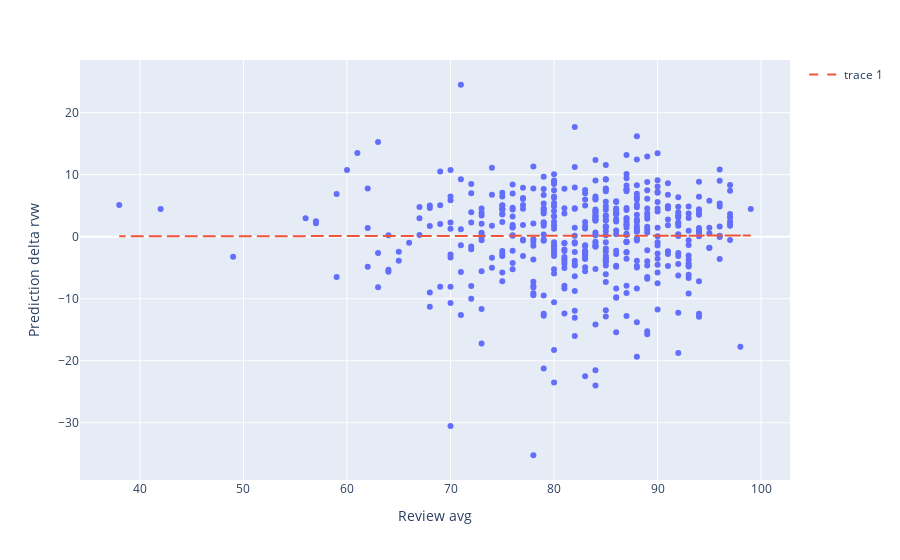

Notebook cell for this chart:
### Code cell
# scatter plot of spread of predictions by review rating
scores_comp['Prediction delta rvw'] = scores_comp['Actual Rating'] - scores_comp['Predicted Rating']
fig = px.scatter(scores_comp, x="Review avg", y="Prediction delta rvw", hover_name= 'Game')
#find line of best fit
lobf1 = np.polyfit(scores_comp["Review avg"], scores_comp["Prediction delta rvw"], 1)
best_fit_points1 = (np.poly1d(lobf1)(scores_comp["Review avg"]))
#plot line of best fit
fig.add_trace(go.Scatter(x=scores_comp["Review avg"], y=best_fit_points1, line = dict(dash = 'dash')))

### Figure 1 — Plotly figure (JSON) as saved in the notebook; plotly's stock layout.template omitted (floating-point values rounded to 4 significant figures; data arrays with more than 128 entries replaced by an {"elided": "..."} marker saying what was removed)
{"data": [{"hovertemplate": "<b>%{hovertext}</b><br><br>Review avg=%{x}<br>Prediction delta rvw=%{y}<extra></extra>", "hovertext": {"elided": "468 str values"}, "legendgroup": "", "marker": {"color": "#636efa", "symbol": "circle"}, "mode": "markers", "name": "", "orientation": "v", "showlegend": false, "type": "scatter", "x": {"elided": "468 int values"}, "xaxis": "x", "y": {"elided": "468 float values"}, "yaxis": "y"}, {"line": {"dash": "dash"}, "type": "scatter", "x": {"elided": "468 int values"}, "y": {"elided": "468 float values"}}], "layout": {"legend": {"tracegroupgap": 0}, "margin": {"t": 60}, "xaxis": {"anchor": "y", "domain": [0, 1], "title": {"text": "Review avg"}}, "yaxis": {"anchor": "x", "domain": [0, 1], "title": {"text": "Prediction delta rvw"}}}}
